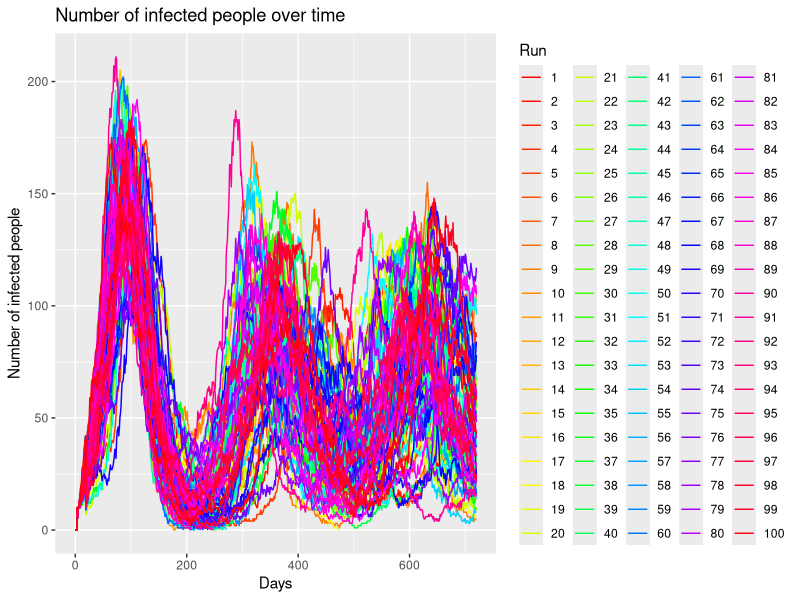
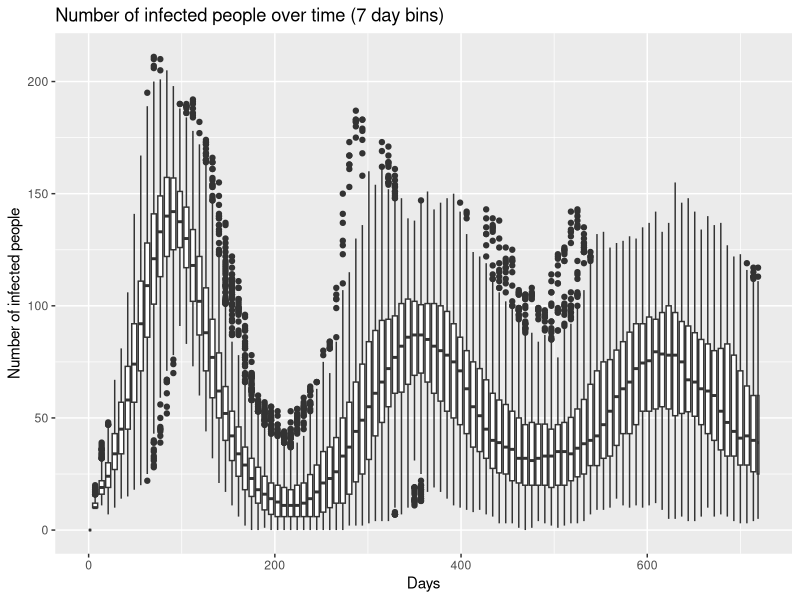
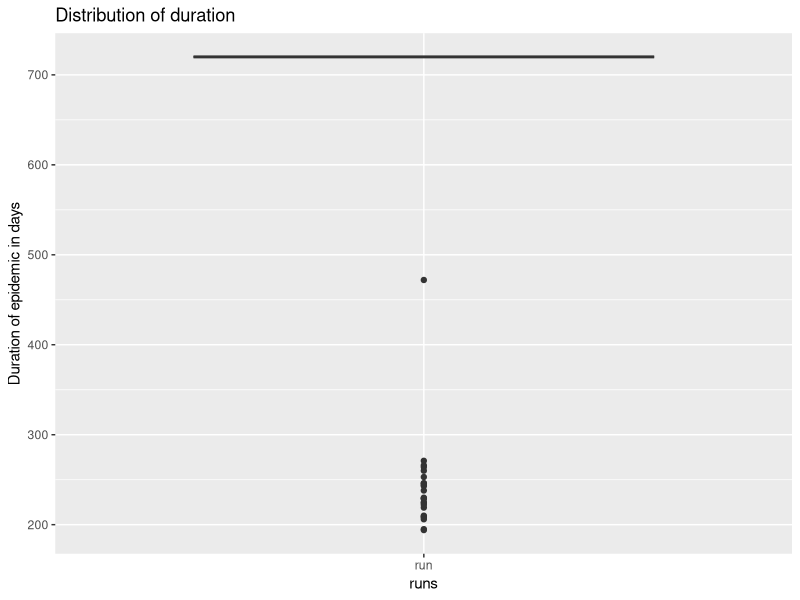
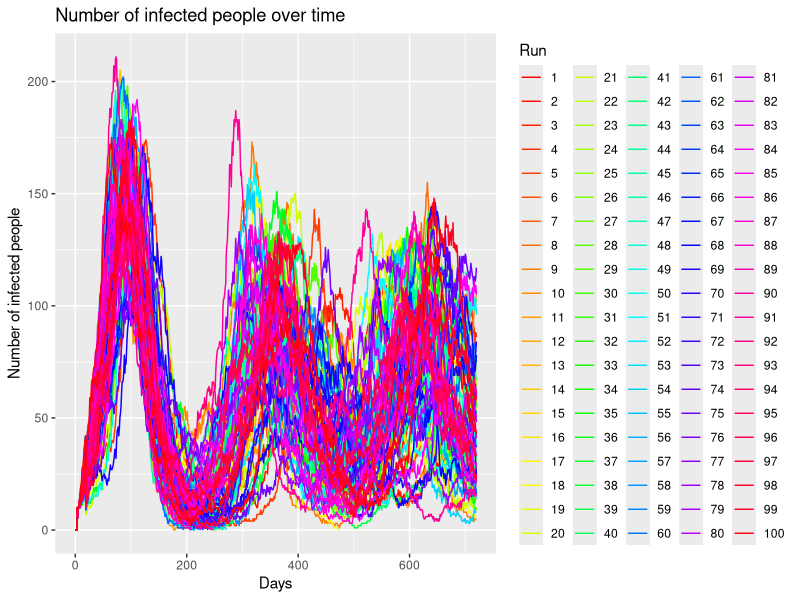
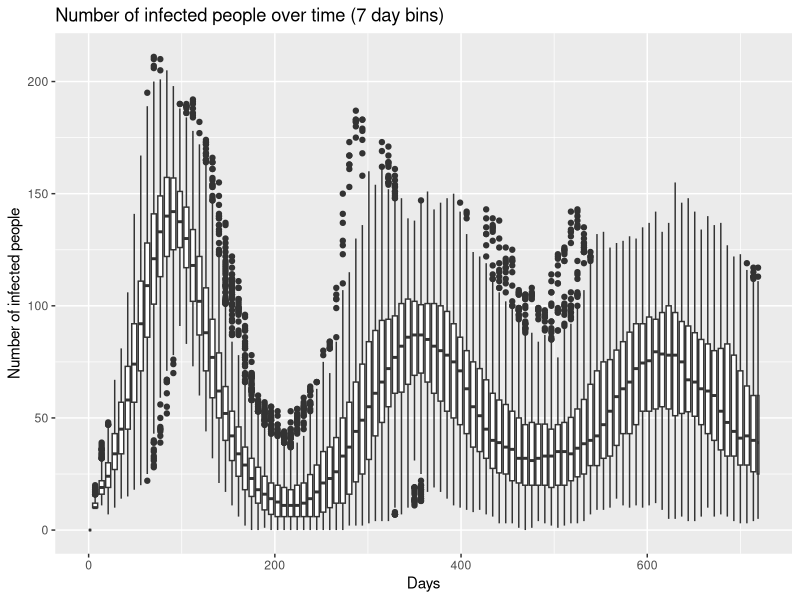
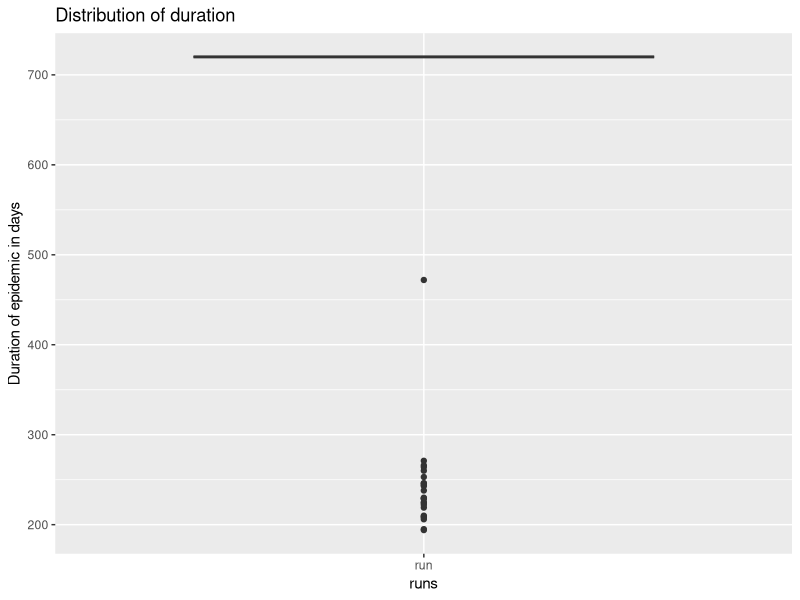

Reproduce these figures in R, in order.
#Put this at the top of every file, unless you really really want to work with factors
#this will save you a lot of confusion
options(stringsAsFactors = FALSE)
options(device=.Platform$OS.type)

#these are from two separate packages
library(ggplot2)

# needed for reshaping data frames
# library(reshape2)
#
# #used for querying data, performing aggregations, filtering, etc.
# library(sqldf)

df_preExperiment = read.table("netlogo/pre-experiment.csv", skip = 6, sep = ",", head=TRUE)
# Remove the X. in the column names
colnames(df_preExperiment) = gsub("X\\.", "", colnames(df_preExperiment))
summary(df_preExperiment)

# Array of curves
ggplot(data=df_preExperiment, aes(x=step., y=n.sick.people, group=run.number.)) + #use myDataFrame for the data, columns for x and y
  geom_line(aes(colour = as.factor(run.number.))) + #we want to use points, colored by runNumber
  xlab("Days") +  #specify x and y labels
  ylab("Number of infected people") +
  ggtitle("Number of infected people over time") + #give the plot a title
  scale_colour_manual("Run",values = rainbow(max(df_preExperiment$run.number., na.rm = FALSE)))
ggsave("./diagrams/pre-ex/arrayOfCurves.png")

ggplot(data=df_preExperiment, aes(x=step., y=n.sick.people, group=round(step./7))) +
  geom_boxplot() +
  xlab("Days") +  #specify x and y labels
  ylab("Number of infected people") +
  ggtitle("Number of infected people over time (7 day bins)")
ggsave("./diagrams/pre-ex/boxplot.png")

duration = aggregate(df_preExperiment$step., by = list(df_preExperiment$run.number.), max)
colnames(duration)[0] = 'run'
colnames(duration)[1] = 'duration'

duration

ggplot(data = duration, aes(x='run', y=x)) +
  geom_boxplot() +
  ylab("Duration of epidemic in days") +
  xlab("runs") +
  ggtitle("Distribution of duration")
ggsave("./diagrams/pre-ex/duration.png")

# 24 times, the virus was wiped out earlier
# According to the previous boxplot these are still outliers
lengths(duration[duration$x < 720, ])